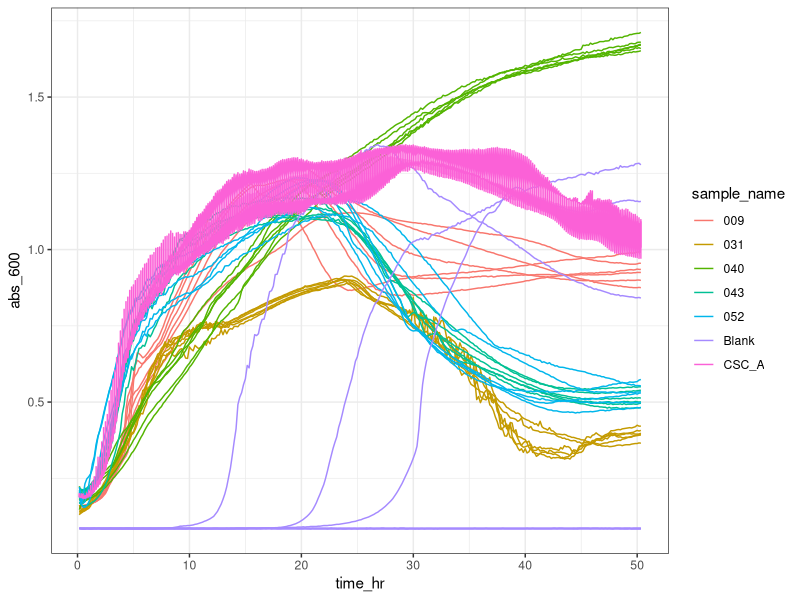

R code for this plot:

# load packages
library(tidyverse)
theme_set(theme_bw())


# load files
map = read.csv("data/Cell OD plate layout_carbstore.csv")
data = read.csv("data/CSC_R2A_plate.csv", skip = 27)

# process
map_processed = 
  map %>% 
  pivot_longer(cols = -X, names_to = "number", values_to = "sample") %>% 
  mutate(number = parse_number(number),
         well = paste0(X, number)) %>% 
  dplyr::select(well, sample) %>% 
  filter(!grepl("SKIP", sample)) %>% 
  separate(sample, sep = " ", into = c("sample_name", "rep"), remove = F) %>% 
  mutate_all(as.character)

data_processed = 
  data %>% 
  dplyr::select(-X, -`T..600`) %>% 
  rename(time = Time) %>% 
  mutate(time_hr = as.numeric(hms(time), units = "hours")) %>% 
  mutate_all(as.numeric) %>% 
  filter(!is.na(time_hr)) %>% 
  pivot_longer(cols = -time_hr, names_to = "well", values_to = "abs_600") %>% 
  left_join(map_processed) %>% 
  drop_na()

# graph
data_processed %>% 
  ggplot(aes(x = time_hr, y = abs_600, group = sample, color = sample_name))+
  geom_line()
